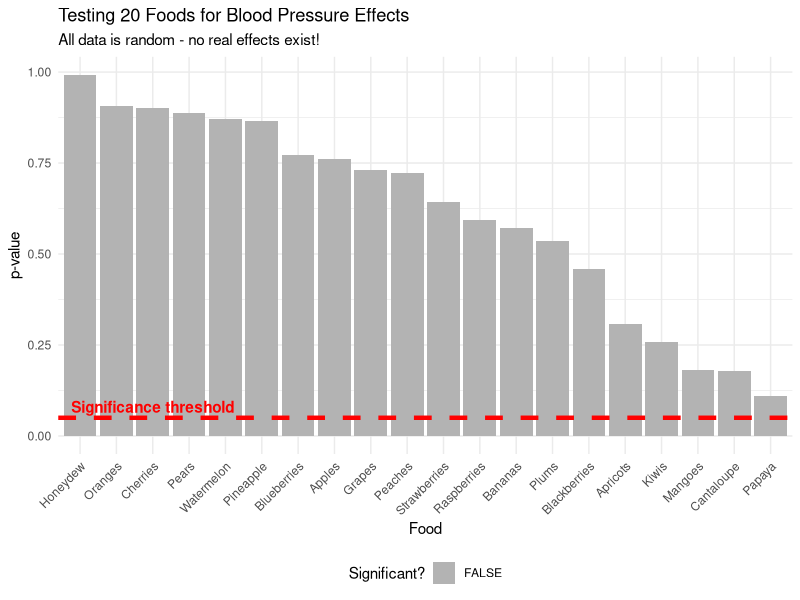
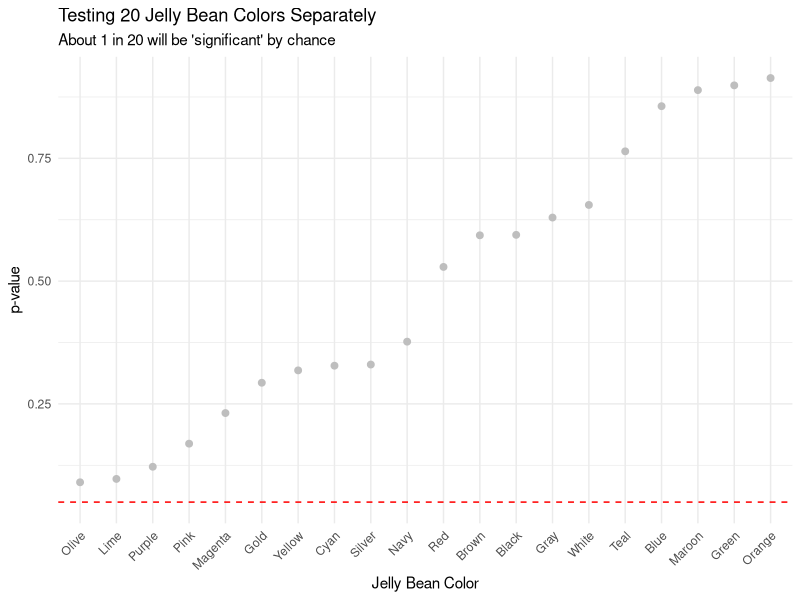
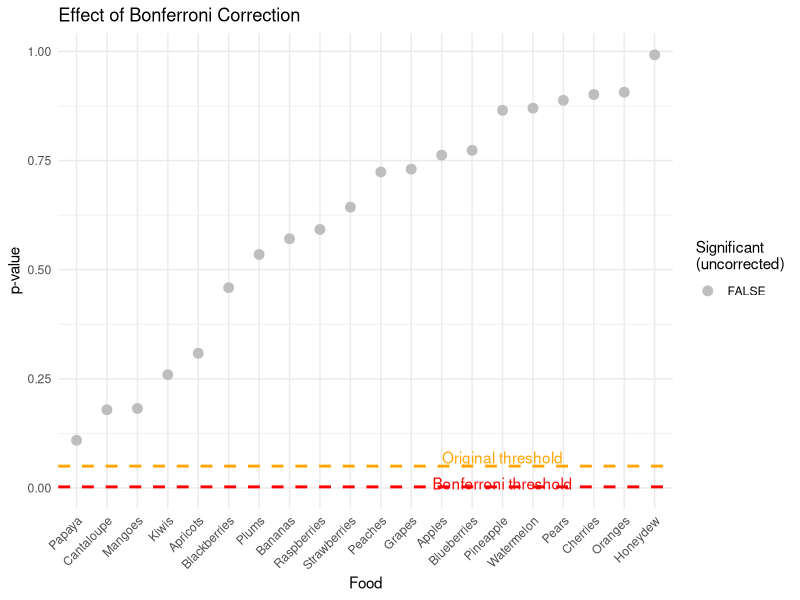

Reproduce these figures in R, in order.
## ---- chunk 1
knitr::opts_chunk$set(echo = TRUE)
library(tidyverse)
## ---- chunk 2
# Let's demonstrate this with a simulation
set.seed(123)

# Test 100 completely random relationships
n_tests <- 100
p_values <- numeric(n_tests)

for(i in 1:n_tests) {
  # Generate random data with NO real relationship
  x <- rnorm(50)
  y <- rnorm(50)  # Completely independent of x

  # Test for correlation
  test_result <- cor.test(x, y)
  p_values[i] <- test_result$p.value
}

# How many are "significant"?
significant_count <- sum(p_values < 0.05)

cat("Out of", n_tests, "tests where there's NO real relationship:\n")
cat("Number with p < 0.05:", significant_count, "\n")
cat("Expected by chance: ~5\n")
## ---- chunk 3
# Simulate a researcher testing 20 foods for blood pressure effects
set.seed(456)

foods <- c("Blueberries", "Strawberries", "Raspberries", "Blackberries",
           "Cherries", "Grapes", "Apples", "Oranges", "Bananas",
           "Kiwis", "Peaches", "Plums", "Apricots", "Pears",
           "Watermelon", "Mangoes", "Pineapple", "Papaya",
           "Cantaloupe", "Honeydew")

# Test each food (all random data - no real effects!)
food_results <- tibble(
  food = foods,
  p_value = replicate(20, {
    control <- rnorm(30, mean = 120, sd = 15)
    treatment <- rnorm(30, mean = 120, sd = 15)
    t.test(treatment, control)$p.value
  }),
  significant = p_value < 0.05
)

# Sort by p-value
food_results <- food_results |>
  arrange(p_value)

# Visualize
ggplot(food_results, aes(x = reorder(food, -p_value), y = p_value,
                         fill = significant)) +
  geom_col() +
  geom_hline(yintercept = 0.05, linetype = "dashed",
             color = "red", size = 1.5) +
  annotate("text", x = 3, y = 0.08, label = "Significance threshold",
           color = "red", fontface = "bold") +
  scale_fill_manual(values = c("FALSE" = "gray70", "TRUE" = "darkgreen")) +
  labs(
    title = "Testing 20 Foods for Blood Pressure Effects",
    subtitle = "All data is random - no real effects exist!",
    x = "Food",
    y = "p-value",
    fill = "Significant?"
  ) +
  theme_minimal() +
  theme(axis.text.x = element_text(angle = 45, hjust = 1),
        legend.position = "bottom")

# Show "significant" results
significant_foods <- food_results |>
  filter(significant)

cat("\n'Significant' findings (p < 0.05):\n")
print(significant_foods)
## ---- chunk 4
# Test all jelly beans together
set.seed(789)
jelly_bean_test <- tibble(
  group = rep(c("Control", "Jelly Beans"), each = 100),
  acne_score = rnorm(200, mean = 50, sd = 10)
)

overall_test <- t.test(acne_score ~ group, data = jelly_bean_test)

cat("Overall test - All jelly beans combined:\n")
cat("p-value:", round(overall_test$p.value, 3), "\n")
cat("Significant?", overall_test$p.value < 0.05, "\n\n")

# Now test 20 colors separately
colors <- c("Red", "Orange", "Yellow", "Green", "Blue", "Purple",
            "Pink", "Brown", "Black", "White", "Gray", "Cyan",
            "Magenta", "Lime", "Navy", "Maroon", "Olive", "Teal",
            "Silver", "Gold")

color_results <- tibble(
  color = colors,
  p_value = replicate(20, {
    control <- rnorm(30, mean = 50, sd = 10)
    color_group <- rnorm(30, mean = 50, sd = 10)
    t.test(color_group, control)$p.value
  })
) |>
  mutate(significant = p_value < 0.05)

# Find significant colors
significant_colors <- color_results |>
  filter(significant) |>
  arrange(p_value)

cat("Testing each color separately:\n")
print(significant_colors)

# Visualize
ggplot(color_results, aes(x = reorder(color, p_value), y = p_value)) +
  geom_point(aes(color = significant, size = significant)) +
  geom_hline(yintercept = 0.05, linetype = "dashed", color = "red") +
  scale_color_manual(values = c("FALSE" = "gray", "TRUE" = "darkred")) +
  scale_size_manual(values = c("FALSE" = 2, "TRUE" = 4)) +
  labs(
    title = "Testing 20 Jelly Bean Colors Separately",
    subtitle = "About 1 in 20 will be 'significant' by chance",
    x = "Jelly Bean Color",
    y = "p-value"
  ) +
  theme_minimal() +
  theme(axis.text.x = element_text(angle = 45, hjust = 1),
        legend.position = "none")
## ---- chunk 5
# A researcher collects lots of variables
set.seed(321)

# Outcome: Student test scores
test_scores <- rnorm(100, mean = 75, sd = 10)

# Potential predictors (all random, no real relationships)
predictors <- tibble(
  test_score = test_scores,
  hours_studied = rnorm(100, 5, 2),
  sleep_hours = rnorm(100, 7, 1),
  breakfast_rating = sample(1:5, 100, replace = TRUE),
  exercise_minutes = rnorm(100, 30, 15),
  screen_time = rnorm(100, 180, 60),
  books_owned = rpois(100, 20),
  pets = rpois(100, 1),
  siblings = rpois(100, 2),
  commute_time = rnorm(100, 25, 10),
  room_temperature = rnorm(100, 68, 3)
)

# Test each predictor
predictor_names <- c("hours_studied", "sleep_hours", "breakfast_rating",
                     "exercise_minutes", "screen_time", "books_owned",
                     "pets", "siblings", "commute_time", "room_temperature")

test_results <- tibble(
  predictor = predictor_names,
  p_value = sapply(predictor_names, function(var) {
    cor.test(predictors$test_score, predictors[[var]])$p.value
  }),
  correlation = sapply(predictor_names, function(var) {
    cor(predictors$test_score, predictors[[var]])
  })
) |>
  mutate(significant = p_value < 0.05) |>
  arrange(p_value)

test_results

cat("\nSignificant findings:\n")
print(filter(test_results, significant))
## ---- chunk 6
# Original results
cat("Original threshold: p < 0.05\n")
cat("Number of 'significant' results:", sum(food_results$significant), "\n\n")

# Bonferroni correction
n_tests <- nrow(food_results)
bonferroni_threshold <- 0.05 / n_tests

cat("Bonferroni corrected threshold: p <", round(bonferroni_threshold, 4), "\n")
cat("Number significant after correction:",
    sum(food_results$p_value < bonferroni_threshold), "\n")

# Visualize
food_results |>
  mutate(
    significant_uncorrected = p_value < 0.05,
    significant_corrected = p_value < bonferroni_threshold
  ) |>
  ggplot(aes(x = reorder(food, p_value), y = p_value)) +
  geom_point(aes(color = significant_uncorrected), size = 3) +
  geom_hline(yintercept = 0.05, linetype = "dashed",
             color = "orange", size = 1) +
  geom_hline(yintercept = bonferroni_threshold, linetype = "dashed",
             color = "red", size = 1) +
  annotate("text", x = 15, y = 0.07, label = "Original threshold",
           color = "orange") +
  annotate("text", x = 15, y = 0.01, label = "Bonferroni threshold",
           color = "red") +
  scale_color_manual(values = c("FALSE" = "gray", "TRUE" = "darkgreen")) +
  labs(
    title = "Effect of Bonferroni Correction",
    x = "Food",
    y = "p-value",
    color = "Significant\n(uncorrected)"
  ) +
  theme_minimal() +
  theme(axis.text.x = element_text(angle = 45, hjust = 1))
## ---- chunk 7
red_flags <- tibble(
  red_flag = c(
    "Tests many variables, reports only significant ones",
    "No mention of multiple testing corrections",
    "Subgroup analysis not planned in advance",
    "p-value just barely below 0.05 (like 0.048)",
    "Changed analysis methods after seeing data",
    "Study tested multiple outcomes, reports one"
  ),

  why_problematic = c(
    "Cherry-picking results",
    "Inflates false positive rate",
    "Data dredging for patterns",
    "Likely found by testing many things",
    "Called 'p-hacking' or 'HARKing'",
    "Outcome switching"
  ),

  what_to_ask = c(
    "How many variables did you test?",
    "Did you use Bonferroni or other corrections?",
    "Was this subgroup pre-specified?",
    "How many tests did you run before finding this?",
    "Was this your original hypothesis?",
    "What were the other outcomes you measured?"
  )
)

red_flags
## ---- chunk 8
set.seed(111)

careers <- c("Engineer", "Nurse", "Teacher", "Lawyer", "Doctor", "Chef",
             "Accountant", "Designer", "Programmer", "Writer", "Scientist",
             "Artist", "Manager", "Sales", "HR", "Marketing", "Analyst",
             "Consultant", "Therapist", "Pharmacist", "Dentist", "Pilot",
             "Mechanic", "Electrician", "Plumber", "Architect", "Editor",
             "Translator", "Librarian", "Social Worker")

# Test gender differences for each career (all random data)
career_results <- tibble(
  career = careers,
  pct_women_sample = rnorm(30, 50, 15),  # Random percentages
  p_value = replicate(30, {
    # Simulate testing if this differs from 50%
    sample <- sample(c(0, 1), 100, replace = TRUE, prob = c(0.5, 0.5))
    binom.test(sum(sample), length(sample), p = 0.5)$p.value
  })
) |>
  mutate(
    significant = p_value < 0.05,
    bonferroni_sig = p_value < (0.05 / 30)
  ) |>
  arrange(p_value)

cat("Without correction:\n")
cat("'Significant' gender differences:", sum(career_results$significant), "careers\n\n")

cat("With Bonferroni correction:\n")
cat("Significant gender differences:", sum(career_results$bonferroni_sig), "careers\n")

# Show the ones that would be reported
career_results |>
  filter(significant) |>
  select(career, p_value, significant, bonferroni_sig) |>
  print()
## ---- chunk 9
# Simulation parameters
n_tests <- 100
n_real_effects <- 10
n_null <- 90

# Outcomes at p < 0.05
true_positives <- n_real_effects * 0.80  # 80% power to detect real effects
false_positives <- n_null * 0.05  # 5% of nulls

total_significant <- true_positives + false_positives
false_discovery_rate <- false_positives / total_significant

results_summary <- tibble(
  category = c("True positives (real effects found)",
               "False positives (noise)",
               "Total 'significant' findings",
               "False discovery rate"),
  value = c(true_positives, false_positives,
            total_significant, false_discovery_rate)
)

results_summary

cat("\nOf your 'significant' findings, ",
    round(false_discovery_rate * 100, 1),
    "% are false positives!\n", sep = "")
